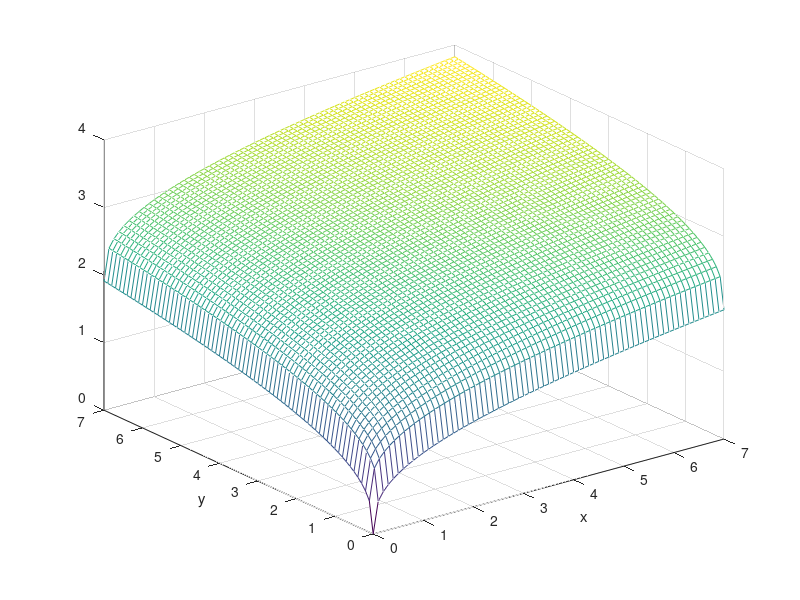

Reproduce this figure in MATLAB. (Note: this script raises an error after producing the figure.)
clc;
clear;

x_initial = [0.5;1];

[x,y] = meshgrid(0:0.1:7);
z= x.^(1/3) + y.^(1/3);

mesh(x,y,z);
xlabel('x')
ylabel('y')

% this problem is caused by discontinuity, 
% which is why complex numbers are involved in the process  

y=DumbFun_Newtons_Method(x_initial,0.0001)


